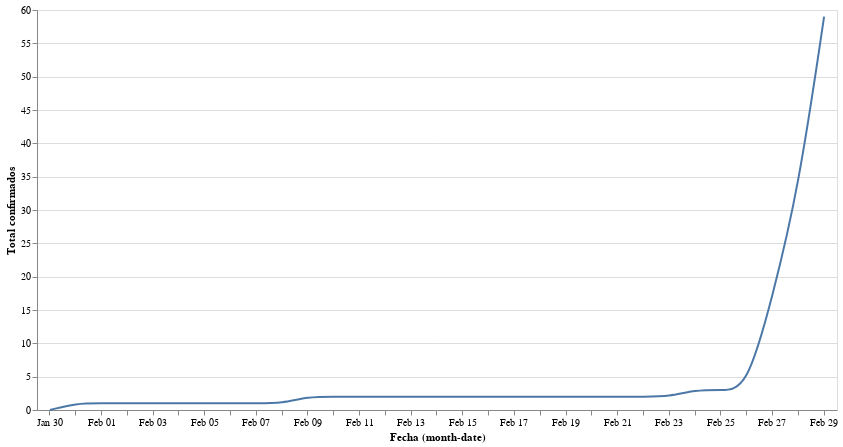

Notebook code cell kept with this figure:
### Markdown cell above
## Total

### Code cell
#collapse

import requests
import pandas as pd
from io import BytesIO
import numpy as np
import altair as alt

# get data
response = requests.get('https://docs.google.com/spreadsheet/ccc?key=1FwOXbkWeuS1LHrKxhSfepGtsgQ6iIEQZmWig_JKo8z0&output=csv')
assert response.status_code == 200, 'Wrong status code'
data = response.content
df = pd.read_csv(BytesIO(data), parse_dates=['Fecha'], dayfirst=True)

# Create a selection that chooses the nearest point & selects based on x-value
source = df
nearest = alt.selection(type='single', nearest=True, on='mouseover',
                        fields=['Total confirmados'], empty='none')

# The basic line
line = alt.Chart(source).mark_line(interpolate='basis').encode(
    x='monthdate(Fecha):O',
    y='Total confirmados:Q',
)

# Transparent selectors across the chart. This is what tells us
# the x-value of the cursor
selectors = alt.Chart(source).mark_point().encode(
    x='monthdate(Fecha):O',
    opacity=alt.value(0),
).add_selection(
    nearest
)

# Draw points on the line, and highlight based on selection
points = line.mark_point().encode(
    opacity=alt.condition(nearest, alt.value(1), alt.value(0))
)

# Draw text labels near the points, and highlight based on selection
text = line.mark_text(align='left', dx=5, dy=-5).encode(
    text=alt.condition(nearest, 'Total confirmados:Q', alt.value(' '))
)

# Draw a rule at the location of the selection
rules = alt.Chart(source).mark_rule(color='gray').encode(
    x='monthdate(Fecha):O',
).transform_filter(
    nearest
)

# Put the five layers into a chart and bind the data
alt.layer(
    line, selectors, points, rules, text
).properties(
    width=800, height=400
)

### Figure 1 — Vega-Lite specification as saved in the notebook (floating-point values rounded to 4 significant figures)
{"config": {"view": {"continuousWidth": 400, "continuousHeight": 300}}, "layer": [{"mark": {"type": "line", "interpolate": "basis"}, "encoding": {"x": {"type": "ordinal", "field": "Fecha", "timeUnit": "monthdate"}, "y": {"type": "quantitative", "field": "Total confirmados"}}}, {"mark": "point", "encoding": {"opacity": {"value": 0}, "x": {"type": "ordinal", "field": "Fecha", "timeUnit": "monthdate"}}, "selection": {"selector001": {"type": "single", "nearest": true, "on": "mouseover", "fields": ["Total confirmados"], "empty": "none"}}}, {"mark": "point", "encoding": {"opacity": {"condition": {"value": 1, "selection": "selector001"}, "value": 0}, "x": {"type": "ordinal", "field": "Fecha", "timeUnit": "monthdate"}, "y": {"type": "quantitative", "field": "Total confirmados"}}}, {"mark": {"type": "rule", "color": "gray"}, "encoding": {"x": {"type": "ordinal", "field": "Fecha", "timeUnit": "monthdate"}}, "transform": [{"filter": {"selection": "selector001"}}]}, {"mark": {"type": "text", "align": "left", "dx": 5, "dy": -5}, "encoding": {"text": {"condition": {"type": "quantitative", "field": "Total confirmados", "selection": "selector001"}, "value": " "}, "x": {"type": "ordinal", "field": "Fecha", "timeUnit": "monthdate"}, "y": {"type": "quantitative", "field": "Total confirmados"}}}], "data": {"name": "data-9e8b43ff245382bcfc9eb5158abda7f8"}, "height": 400, "width": 800, "$schema": "https://vega.github.io/schema/vega-lite/v4.0.2.json", "datasets": {"data-9e8b43ff245382bcfc9eb5158abda7f8": [{"Fecha": "2020-01-30T00:00:00", "Asturias": 0, "Andalucía": 0, "Aragón": 0, "Baleares": 0, "Canarias": 0, "Cantabria": 0, "Cataluña": 0, "Castilla y León": 0, "Comunidad de Madrid": 0, "Comunidad Valenciana": 0, "País Vasco": 0, "Navarra": 0, "Total confirmados": 0}, {"Fecha": "2020-01-31T00:00:00", "Asturias": 0, "Andalucía": 0, "Aragón": 0, "Baleares": 0, "Canarias": 1, "Cantabria": 0, "Cataluña": 0, "Castilla y León": 0, "Comunidad de Madrid": 0, "Comunidad Valenciana": 0, "País Vasco": 0, "Navarra": 0, "Total confirmados": 1}, {"Fecha": "2020-02-01T00:00:00", "Asturias": 0, "Andalucía": 0, "Aragón": 0, "Baleares": 0, "Canarias": 1, "Cantabria": 0, "Cataluña": 0, "Castilla y León": 0, "Comunidad de Madrid": 0, "Comunidad Valenciana": 0, "País Vasco": 0, "Navarra": 0, "Total confirmados": 1}, {"Fecha": "2020-02-02T00:00:00", "Asturias": 0, "Andalucía": 0, "Aragón": 0, "Baleares": 0, "Canarias": 1, "Cantabria": 0, "Cataluña": 0, "Castilla y León": 0, "Comunidad de Madrid": 0, "Comunidad Valenciana": 0, "País Vasco": 0, "Navarra": 0, "Total confirmados": 1}, {"Fecha": "2020-02-03T00:00:00", "Asturias": 0, "Andalucía": 0, "Aragón": 0, "Baleares": 0, "Canarias": 1, "Cantabria": 0, "Cataluña": 0, "Castilla y León": 0, "Comunidad de Madrid": 0, "Comunidad Valenciana": 0, "País Vasco": 0, "Navarra": 0, "Total confirmados": 1}, {"Fecha": "2020-02-04T00:00:00", "Asturias": 0, "Andalucía": 0, "Aragón": 0, "Baleares": 0, "Canarias": 1, "Cantabria": 0, "Cataluña": 0, "Castilla y León": 0, "Comunidad de Madrid": 0, "Comunidad Valenciana": 0, "País Vasco": 0, "Navarra": 0, "Total confirmados": 1}, {"Fecha": "2020-02-05T00:00:00", "Asturias": 0, "Andalucía": 0, "Aragón": 0, "Baleares": 0, "Canarias": 1, "Cantabria": 0, "Cataluña": 0, "Castilla y León": 0, "Comunidad de Madrid": 0, "Comunidad Valenciana": 0, "País Vasco": 0, "Navarra": 0, "Total confirmados": 1}, {"Fecha": "2020-02-06T00:00:00", "Asturias": 0, "Andalucía": 0, "Aragón": 0, "Baleares": 0, "Canarias": 1, "Cantabria": 0, "Cataluña": 0, "Castilla y León": 0, "Comunidad de Madrid": 0, "Comunidad Valenciana": 0, "País Vasco": 0, "Navarra": 0, "Total confirmados": 1}, {"Fecha": "2020-02-07T00:00:00", "Asturias": 0, "Andalucía": 0, "Aragón": 0, "Baleares": 0, "Canarias": 1, "Cantabria": 0, "Cataluña": 0, "Castilla y León": 0, "Comunidad de Madrid": 0, "Comunidad Valenciana": 0, "País Vasco": 0, "Navarra": 0, "Total confirmados": 1}, {"Fecha": "2020-02-08T00:00:00", "Asturias": 0, "Andalucía": 0, "Aragón": 0, "Baleares": 0, "Canarias": 1, "Cantabria": 0, "Cataluña": 0, "Castilla y León": 0, "Comunidad de Madrid": 0, "Comunidad Valenciana": 0, "País Vasco": 0, "Navarra": 0, "Total confirmados": 1}, {"Fecha": "2020-02-09T00:00:00", "Asturias": 0, "Andalucía": 0, "Aragón": 0, "Baleares": 1, "Canarias": 1, "Cantabria": 0, "Cataluña": 0, "Castilla y León": 0, "Comunidad de Madrid": 0, "Comunidad Valenciana": 0, "País Vasco": 0, "Navarra": 0, "Total confirmados": 2}, {"Fecha": "2020-02-10T00:00:00", "Asturias": 0, "Andalucía": 0, "Aragón": 0, "Baleares": 1, "Canarias": 1, "Cantabria": 0, "Cataluña": 0, "Castilla y León": 0, "Comunidad de Madrid": 0, "Comunidad Valenciana": 0, "País Vasco": 0, "Navarra": 0, "Total confirmados": 2}, {"Fecha": "2020-02-11T00:00:00", "Asturias": 0, "Andalucía": 0, "Aragón": 0, "Baleares": 1, "Canarias": 1, "Cantabria": 0, "Cataluña": 0, "Castilla y León": 0, "Comunidad de Madrid": 0, "Comunidad Valenciana": 0, "País Vasco": 0, "Navarra": 0, "Total confirmados": 2}, {"Fecha": "2020-02-12T00:00:00", "Asturias": 0, "Andalucía": 0, "Aragón": 0, "Baleares": 1, "Canarias": 1, "Cantabria": 0, "Cataluña": 0, "Castilla y León": 0, "Comunidad de Madrid": 0, "Comunidad Valenciana": 0, "País Vasco": 0, "Navarra": 0, "Total confirmados": 2}, {"Fecha": "2020-02-13T00:00:00", "Asturias": 0, "Andalucía": 0, "Aragón": 0, "Baleares": 1, "Canarias": 1, "Cantabria": 0, "Cataluña": 0, "Castilla y León": 0, "Comunidad de Madrid": 0, "Comunidad Valenciana": 0, "País Vasco": 0, "Navarra": 0, "Total confirmados": 2}, {"Fecha": "2020-02-14T00:00:00", "Asturias": 0, "Andalucía": 0, "Aragón": 0, "Baleares": 1, "Canarias": 1, "Cantabria": 0, "Cataluña": 0, "Castilla y León": 0, "Comunidad de Madrid": 0, "Comunidad Valenciana": 0, "País Vasco": 0, "Navarra": 0, "Total confirmados": 2}, {"Fecha": "2020-02-15T00:00:00", "Asturias": 0, "Andalucía": 0, "Aragón": 0, "Baleares": 1, "Canarias": 1, "Cantabria": 0, "Cataluña": 0, "Castilla y León": 0, "Comunidad de Madrid": 0, "Comunidad Valenciana": 0, "País Vasco": 0, "Navarra": 0, "Total confirmados": 2}, {"Fecha": "2020-02-16T00:00:00", "Asturias": 0, "Andalucía": 0, "Aragón": 0, "Baleares": 1, "Canarias": 1, "Cantabria": 0, "Cataluña": 0, "Castilla y León": 0, "Comunidad de Madrid": 0, "Comunidad Valenciana": 0, "País Vasco": 0, "Navarra": 0, "Total confirmados": 2}, {"Fecha": "2020-02-17T00:00:00", "Asturias": 0, "Andalucía": 0, "Aragón": 0, "Baleares": 1, "Canarias": 1, "Cantabria": 0, "Cataluña": 0, "Castilla y León": 0, "Comunidad de Madrid": 0, "Comunidad Valenciana": 0, "País Vasco": 0, "Navarra": 0, "Total confirmados": 2}, {"Fecha": "2020-02-18T00:00:00", "Asturias": 0, "Andalucía": 0, "Aragón": 0, "Baleares": 1, "Canarias": 1, "Cantabria": 0, "Cataluña": 0, "Castilla y León": 0, "Comunidad de Madrid": 0, "Comunidad Valenciana": 0, "País Vasco": 0, "Navarra": 0, "Total confirmados": 2}, {"Fecha": "2020-02-19T00:00:00", "Asturias": 0, "Andalucía": 0, "Aragón": 0, "Baleares": 1, "Canarias": 1, "Cantabria": 0, "Cataluña": 0, "Castilla y León": 0, "Comunidad de Madrid": 0, "Comunidad Valenciana": 0, "País Vasco": 0, "Navarra": 0, "Total confirmados": 2}, {"Fecha": "2020-02-20T00:00:00", "Asturias": 0, "Andalucía": 0, "Aragón": 0, "Baleares": 1, "Canarias": 1, "Cantabria": 0, "Cataluña": 0, "Castilla y León": 0, "Comunidad de Madrid": 0, "Comunidad Valenciana": 0, "País Vasco": 0, "Navarra": 0, "Total confirmados": 2}, {"Fecha": "2020-02-21T00:00:00", "Asturias": 0, "Andalucía": 0, "Aragón": 0, "Baleares": 1, "Canarias": 1, "Cantabria": 0, "Cataluña": 0, "Castilla y León": 0, "Comunidad de Madrid": 0, "Comunidad Valenciana": 0, "País Vasco": 0, "Navarra": 0, "Total confirmados": 2}, {"Fecha": "2020-02-22T00:00:00", "Asturias": 0, "Andalucía": 0, "Aragón": 0, "Baleares": 1, "Canarias": 1, "Cantabria": 0, "Cataluña": 0, "Castilla y León": 0, "Comunidad de Madrid": 0, "Comunidad Valenciana": 0, "País Vasco": 0, "Navarra": 0, "Total confirmados": 2}, {"Fecha": "2020-02-23T00:00:00", "Asturias": 0, "Andalucía": 0, "Aragón": 0, "Baleares": 1, "Canarias": 1, "Cantabria": 0, "Cataluña": 0, "Castilla y León": 0, "Comunidad de Madrid": 0, "Comunidad Valenciana": 0, "País Vasco": 0, "Navarra": 0, "Total confirmados": 2}, {"Fecha": "2020-02-24T00:00:00", "Asturias": 0, "Andalucía": 0, "Aragón": 0, "Baleares": 1, "Canarias": 2, "Cantabria": 0, "Cataluña": 0, "Castilla y León": 0, "Comunidad de Madrid": 0, "Comunidad Valenciana": 0, "País Vasco": 0, "Navarra": 0, "Total confirmados": 3}, {"Fecha": "2020-02-25T00:00:00", "Asturias": 0, "Andalucía": 0, "Aragón": 0, "Baleares": 1, "Canarias": 2, "Cantabria": 0, "Cataluña": 0, "Castilla y León": 0, "Comunidad de Madrid": 0, "Comunidad Valenciana": 0, "País Vasco": 0, "Navarra": 0, "Total confirmados": 3}, {"Fecha": "2020-02-26T00:00:00", "Asturias": 0, "Andalucía": 0, "Aragón": 0, "Baleares": 1, "Canarias": 2, "Cantabria": 0, "Cataluña": 0, "Castilla y León": 0, "Comunidad de Madrid": 0, "Comunidad Valenciana": 0, "País Vasco": 0, "Navarra": 0, "Total confirmados": 3}, {"Fecha": "2020-02-27T00:00:00", "Asturias": 0, "Andalucía": 1, "Aragón": 0, "Baleares": 1, "Canarias": 6, "Cantabria": 0, "Cataluña": 3, "Castilla y León": 0, "Comunidad de Madrid": 4, "Comunidad Valenciana": 2, "País Vasco": 0, "Navarra": 0, "Total confirmados": 17}, {"Fecha": "2020-02-28T00:00:00", "Asturias": 0, "Andalucía": 7, "Aragón": 0, "Baleares": 1, "Canarias": 6, "Cantabria": 0, "Cataluña": 3, "Castilla y León": 2, "Comunidad de Madrid": 5, "Comunidad Valenciana": 9, "País Vasco": 0, "Navarra": 0, "Total confirmados": 33}, {"Fecha": "2020-02-29T00:00:00", "Asturias": 1, "Andalucía": 10, "Aragón": 1, "Baleares": 2, "Canarias": 7, "Cantabria": 1, "Cataluña": 6, "Castilla y León": 2, "Comunidad de Madrid": 10, "Comunidad Valenciana": 15, "País Vasco": 3, "Navarra": 1, "Total confirmados": 59}]}}
